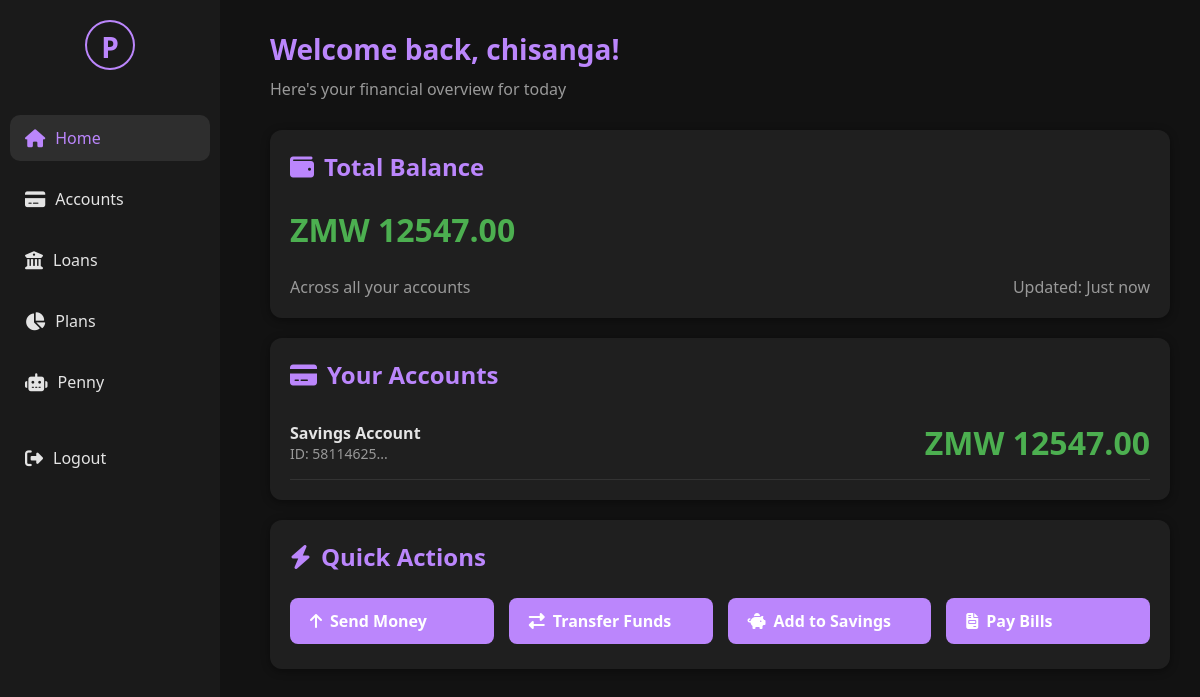
The app's page /dashboard (signed in), older data.
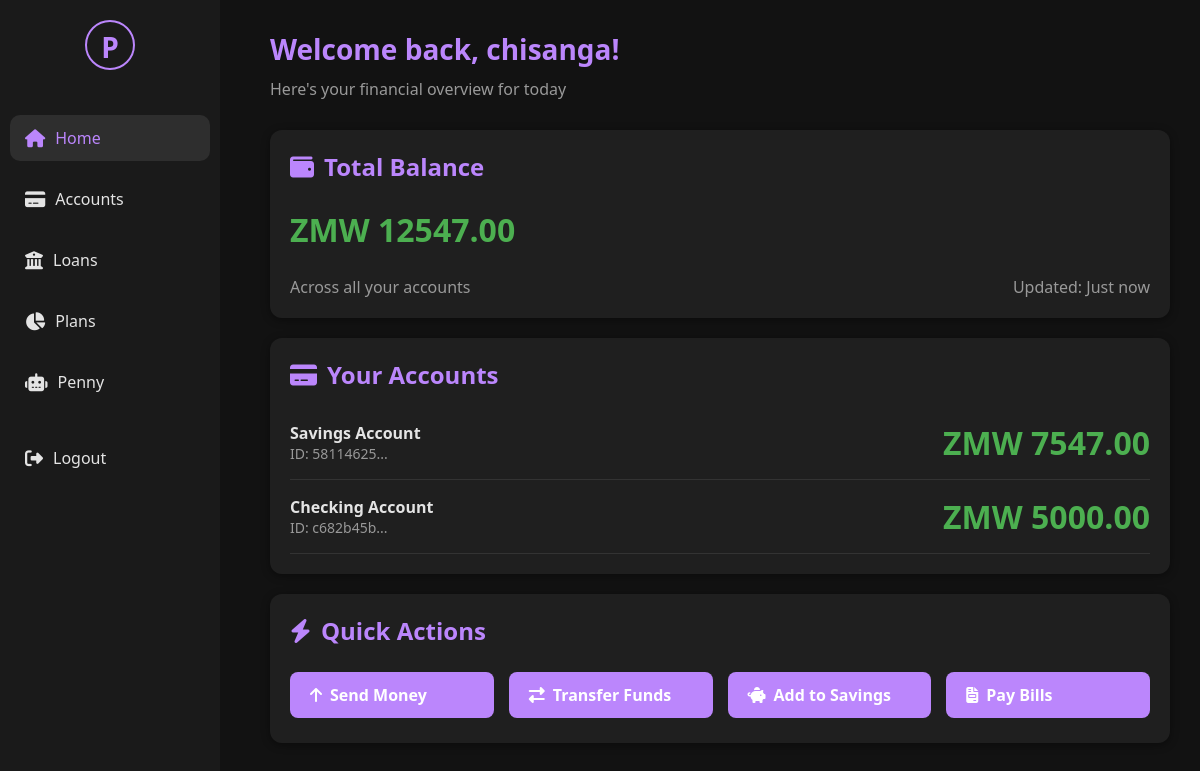
The same page, newer data.
### tables this page shows
CREATE TABLE accounts (
                account_id TEXT PRIMARY KEY,
                user_id TEXT NOT NULL,
                account_type TEXT NOT NULL,
                balance REAL NOT NULL DEFAULT 0,
                active INTEGER NOT NULL DEFAULT 1
            );

### GUI/web_app.py (the view)
@app.route('/dashboard')
@login_required
def dashboard():
    user_id = session.get('user_id')
    try:
        user_accounts = account_service.get_accounts_by_user(user_id)
        total_balance = sum(account['balance'] for account in user_accounts)
    except Exception as e:
        print(f"Error fetching accounts for dashboard: {e}")
        user_accounts = []
        total_balance = 0
    return render_template('dashboard.html',
                         current_user={'username': session.get('full_name', session.get('username', 'User'))},
                         accounts=user_accounts,
                         total_balance=total_balance)

### GUI/web_app.py (called while the page is built)
@app.teardown_appcontext
def teardown_db(exception):
    close_db_connection()

def login_required(f):
    @wraps(f)
    def decorated_function(*args, **kwargs):
        if 'user_id' not in session:
            flash('Please log in to access this page.')
            return redirect(url_for('login'))
        return f(*args, **kwargs)
    return decorated_function

### account/account_service.py (called while the page is built)
    def get_accounts_by_user(self, user_id: str):
        user_id = str(user_id)
        conn = None
        try:
            conn = get_db_connection()
            cursor = conn.cursor()
            cursor.execute("SELECT * FROM accounts WHERE user_id = ?", (user_id,))
            rows = cursor.fetchall()
            accounts = []
            for row in rows:
                accounts.append({
                    "account_id": row[0],
                    "user_id": row[1],
                    "account_type": row[2],
                    "balance": row[3],
                    "active": bool(row[4])
                })
            return accounts
        finally:
            if conn:
                conn.close()

### GUI/templates/dashboard.html (shortened to what this page needs)
{% extends "base.html" %}
{% block content %}
<div class="welcome-section">
    <h1>Welcome back, {{ current_user.username }}!</h1>
    <p>Here's your financial overview for today</p>
</div>
<div class="card balance-card">
    <h2><i class="fas fa-wallet"></i> Total Balance</h2>
    <div class="balance">ZMW {{ "%.2f"|format(total_balance) if total_balance is defined else "0.00" }}</div>
    <div class="account-details">
        <span>Across all your accounts</span>
        <span>Updated: Just now</span>
    </div>
</div>
<div class="card">
    <h2><i class="fas fa-credit-card"></i> Your Accounts</h2>
    {% if accounts %}
        {% for account in accounts %}
        <div class="account-summary" style="display: flex; justify-content: space-between; align-items: center; padding: 15px 0; border-bottom: 1px solid #333;">
            <div>
                <div style="font-weight: bold;">{{ account.account_type }} Account</div>
                <div style="color: #999; font-size: 14px;">ID: {{ account.account_id[:8] }}...</div>
            </div>
            <div class="balance">ZMW {{ "%.2f"|format(account.balance) }}</div>
        </div>
        {% endfor %}
    {% else %}
        <p>You don't have any accounts yet. <a href="{{ url_for('accounts') }}" style="color: #bb86fc;">Create your first account</a> to get started!</p>
    {% endif %}
</div>
<div class="card">
    <h2><i class="fas fa-bolt"></i> Quick Actions</h2>
    <div class="quick-actions">
        <a href="{{ url_for('accounts') }}" class="btn"><i class="fas fa-arrow-up"></i> Send Money</a>
        <a href="{{ url_for('accounts') }}#transfer-tab" class="btn"><i class="fas fa-exchange-alt"></i> Transfer Funds</a>
        <a href="{{ url_for('accounts') }}" class="btn"><i class="fas fa-piggy-bank"></i> Add to Savings</a>
        <a href="{{ url_for('accounts') }}" class="btn"><i class="fas fa-file-invoice"></i> Pay Bills</a>
    </div>
</div>
{% endblock %}

Row changes from the older to the newer data that the page shows:
changed accounts "Savings": balance "12547.00" → "7547.00"
added accounts: account_type "Checking", account_id "c682b45b", balance "5000.00"
